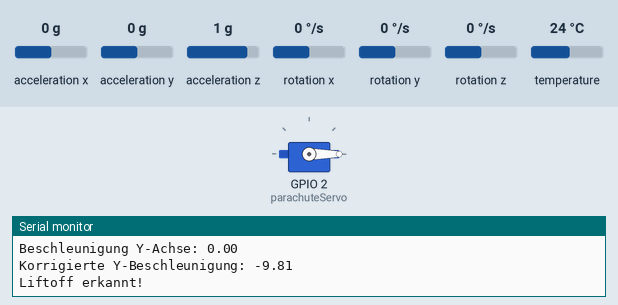
Recording of a sketch running on a simulated ESP32. Parts: servo, the last lines printed to the serial monitor. The test bench sets the inputs (shaded band); at power-on: acceleration x 0 g, acceleration y 0 g, acceleration z 1 g, rotation x 0 °/s, rotation y 0 °/s, rotation z 0 °/s, temperature 24 °C.

Above: at 0.1 s.
At 5.2 s:
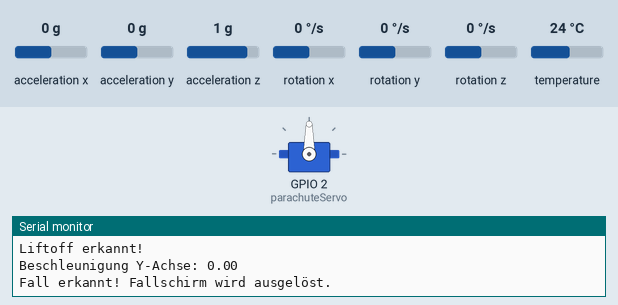
Timing chart, 0 to 6.7 s (numbered marks = the images above):
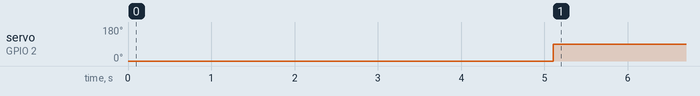

Measured:
- by itself, servo on GPIO 2 (parachuteServo): 0° → 90° at 5.1 s

The sketch:

chutesonlyworking.ino
```cpp
#include <Wire.h>
#include <Adafruit_MPU6050.h>
#include <Adafruit_Sensor.h>
#include <ESP32Servo.h>

Adafruit_MPU6050 mpu;
Servo parachuteServo;


// Schwellenwerte für Erkennung des Liftoffs und des Falls
const float liftoffThreshold = 2.00;  // Beschleunigung für Start (z.B. 2g über der Schwerkraft)
const float fallThreshold = 0.50;     // Beschleunigung für Fall (z.B. -1g)

// Variable zur Statusüberwachung
bool liftoffDetected = false;
float lastAccelerationY = 0.0;  // Letzte Beschleunigung auf der Y-Achse

void setup() {
  Serial.begin(115200);
  if (!mpu.begin()) {
    Serial.println("Fehler beim Initialisieren des MPU6050!");
    while (1);  // Endlosschleife bei Initialisierungsfehler
  }

  parachuteServo.attach(2);  // Parachute-Servo an Pin D2
  parachuteServo.write(0);   // Initialposition des Servos

  Serial.println("Setup abgeschlossen. Warten auf Liftoff...");
}

void loop() {
  if (!liftoffDetected) {
    liftoffDetected = detectLiftoff();
  } else {
    deployingChutes();
  }
  delay(100);  // Leichte Verzögerung für Stabilität
}

// Funktion zur Erkennung des Liftoffs
bool detectLiftoff() {
  sensors_event_t a, g, temp;
  mpu.getEvent(&a, &g, &temp);

  // Ausgabe der Beschleunigungswerte zur Überprüfung
  Serial.print("Beschleunigung Y-Achse: ");
  Serial.println(a.acceleration.y);

  // Berechnung der Beschleunigung ohne Schwerkraft
  float accelY = a.acceleration.y - 9.81; // Schwerkraft subtrahieren

  // Ausgabe der korrigierten Y-Beschleunigung
  Serial.print("Korrigierte Y-Beschleunigung: ");
  Serial.println(accelY);

  // Prüfen auf schnelle Änderung in der Y-Beschleunigung
  if (abs(accelY) > liftoffThreshold && abs(accelY - lastAccelerationY) > 1.0) {  // Änderung der Beschleunigung
    Serial.println("Liftoff erkannt!");
    lastAccelerationY = accelY;  // Aktualisiere die letzte Beschleunigung
    delay(5000); // 5 Sekunden warten nach Starterkennung
    return true;
  }

  // Update der letzten Beschleunigung
  lastAccelerationY = accelY;
  return false;
}

// Funktion zum Auslösen des Fallschirms
void deployingChutes() {
  sensors_event_t a, g, temp;
  mpu.getEvent(&a, &g, &temp);

  // Ausgabe der Beschleunigungswerte zur Überprüfung
  Serial.print("Beschleunigung Y-Achse: ");
  Serial.println(a.acceleration.y);

  // Prüfen, ob die Y-Beschleunigung einen Fall anzeigt
  if (a.acceleration.y < fallThreshold) {
    Serial.println("Fall erkannt! Fallschirm wird ausgelöst.");
    parachuteServo.write(90);  // Servo um 90 Grad drehen
    delay(2000);               // Position für 2 Sekunden halten
  }
}
```
